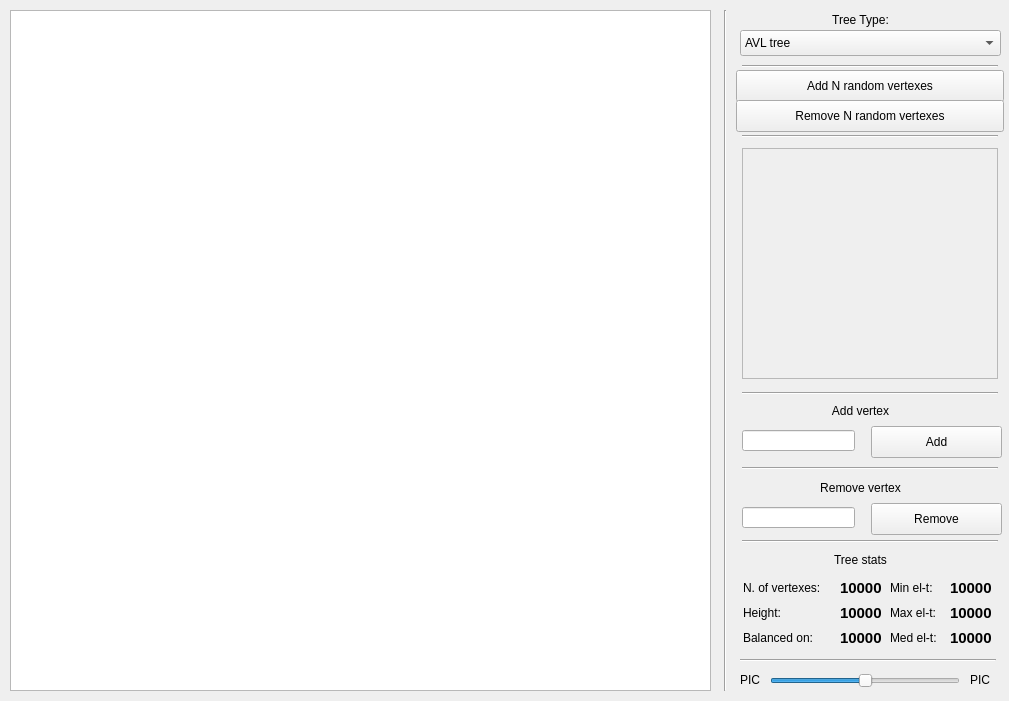
<?xml version="1.0" encoding="UTF-8"?>
<ui version="4.0">
 <class>MainWindow</class>
 <widget class="QMainWindow" name="MainWindow">
  <property name="geometry">
   <rect>
    <x>0</x>
    <y>0</y>
    <width>1009</width>
    <height>701</height>
   </rect>
  </property>
  <property name="minimumSize">
   <size>
    <width>1009</width>
    <height>701</height>
   </size>
  </property>
  <property name="maximumSize">
   <size>
    <width>1009</width>
    <height>701</height>
   </size>
  </property>
  <property name="windowTitle">
   <string>Trees vizualizator</string>
  </property>
  <widget class="QWidget" name="centralwidget">
   <widget class="QGraphicsView" name="visualizator">
    <property name="geometry">
     <rect>
      <x>10</x>
      <y>10</y>
      <width>701</width>
      <height>681</height>
     </rect>
    </property>
   </widget>
   <widget class="Line" name="horline">
    <property name="geometry">
     <rect>
      <x>717</x>
      <y>10</y>
      <width>16</width>
      <height>681</height>
     </rect>
    </property>
    <property name="orientation">
     <enum>Qt::Vertical</enum>
    </property>
   </widget>
   <widget class="QComboBox" name="comboBox">
    <property name="geometry">
     <rect>
      <x>740</x>
      <y>30</y>
      <width>261</width>
      <height>26</height>
     </rect>
    </property>
    <property name="currentIndex">
     <number>1</number>
    </property>
    <item>
     <property name="text">
      <string>Binary search tree</string>
     </property>
    </item>
    <item>
     <property name="text">
      <string>AVL tree</string>
     </property>
    </item>
    <item>
     <property name="text">
      <string>Red-black tree</string>
     </property>
    </item>
    <item>
     <property name="text">
      <string>2-3 tree</string>
     </property>
    </item>
    <item>
     <property name="text">
      <string>Random binary search tree</string>
     </property>
    </item>
    <item>
     <property name="text">
      <string>Min-heap</string>
     </property>
    </item>
   </widget>
   <widget class="QLabel" name="treetype_lbl">
    <property name="geometry">
     <rect>
      <x>740</x>
      <y>10</y>
      <width>241</width>
      <height>20</height>
     </rect>
    </property>
    <property name="text">
     <string>Tree Type:</string>
    </property>
    <property name="alignment">
     <set>Qt::AlignCenter</set>
    </property>
   </widget>
   <widget class="QSlider" name="scale_slider">
    <property name="geometry">
     <rect>
      <x>770</x>
      <y>673</y>
      <width>190</width>
      <height>16</height>
     </rect>
    </property>
    <property name="maximum">
     <number>100</number>
    </property>
    <property name="value">
     <number>50</number>
    </property>
    <property name="orientation">
     <enum>Qt::Horizontal</enum>
    </property>
   </widget>
   <widget class="QLabel" name="scaleminus_pic_lbl">
    <property name="geometry">
     <rect>
      <x>740</x>
      <y>664</y>
      <width>31</width>
      <height>31</height>
     </rect>
    </property>
    <property name="text">
     <string>PIC</string>
    </property>
   </widget>
   <widget class="QLabel" name="scaleplus_pic_lbl">
    <property name="geometry">
     <rect>
      <x>970</x>
      <y>664</y>
      <width>31</width>
      <height>31</height>
     </rect>
    </property>
    <property name="text">
     <string>PIC</string>
    </property>
   </widget>
   <widget class="QPushButton" name="addnrndbut">
    <property name="geometry">
     <rect>
      <x>736</x>
      <y>70</y>
      <width>268</width>
      <height>32</height>
     </rect>
    </property>
    <property name="text">
     <string>Add N random vertexes</string>
    </property>
   </widget>
   <widget class="QPushButton" name="delnrndbut">
    <property name="geometry">
     <rect>
      <x>736</x>
      <y>100</y>
      <width>268</width>
      <height>32</height>
     </rect>
    </property>
    <property name="text">
     <string>Remove N random vertexes</string>
    </property>
   </widget>
   <widget class="Line" name="line1">
    <property name="geometry">
     <rect>
      <x>742</x>
      <y>56</y>
      <width>256</width>
      <height>20</height>
     </rect>
    </property>
    <property name="orientation">
     <enum>Qt::Horizontal</enum>
    </property>
   </widget>
   <widget class="Line" name="line2">
    <property name="geometry">
     <rect>
      <x>742</x>
      <y>126</y>
      <width>256</width>
      <height>20</height>
     </rect>
    </property>
    <property name="orientation">
     <enum>Qt::Horizontal</enum>
    </property>
   </widget>
   <widget class="QScrollArea" name="vertlist">
    <property name="geometry">
     <rect>
      <x>742</x>
      <y>148</y>
      <width>256</width>
      <height>231</height>
     </rect>
    </property>
    <property name="widgetResizable">
     <bool>true</bool>
    </property>
    <widget class="QWidget" name="scrollAreaWidgetContents">
     <property name="geometry">
      <rect>
       <x>0</x>
       <y>0</y>
       <width>254</width>
       <height>229</height>
      </rect>
     </property>
    </widget>
   </widget>
   <widget class="Line" name="line3">
    <property name="geometry">
     <rect>
      <x>742</x>
      <y>383</y>
      <width>256</width>
      <height>20</height>
     </rect>
    </property>
    <property name="orientation">
     <enum>Qt::Horizontal</enum>
    </property>
   </widget>
   <widget class="QLabel" name="addvtx_text_lbl">
    <property name="geometry">
     <rect>
      <x>740</x>
      <y>401</y>
      <width>241</width>
      <height>20</height>
     </rect>
    </property>
    <property name="text">
     <string>Add vertex</string>
    </property>
    <property name="alignment">
     <set>Qt::AlignCenter</set>
    </property>
   </widget>
   <widget class="QLineEdit" name="addvtxfield">
    <property name="geometry">
     <rect>
      <x>742</x>
      <y>430</y>
      <width>113</width>
      <height>21</height>
     </rect>
    </property>
   </widget>
   <widget class="QPushButton" name="addvtxbut">
    <property name="geometry">
     <rect>
      <x>871</x>
      <y>426</y>
      <width>131</width>
      <height>32</height>
     </rect>
    </property>
    <property name="text">
     <string>Add</string>
    </property>
   </widget>
   <widget class="QPushButton" name="remvtxbut">
    <property name="geometry">
     <rect>
      <x>871</x>
      <y>503</y>
      <width>131</width>
      <height>32</height>
     </rect>
    </property>
    <property name="text">
     <string>Remove</string>
    </property>
   </widget>
   <widget class="QLineEdit" name="remvtxfield">
    <property name="geometry">
     <rect>
      <x>742</x>
      <y>507</y>
      <width>113</width>
      <height>21</height>
     </rect>
    </property>
   </widget>
   <widget class="QLabel" name="remvtx_text_lbl">
    <property name="geometry">
     <rect>
      <x>740</x>
      <y>478</y>
      <width>241</width>
      <height>20</height>
     </rect>
    </property>
    <property name="text">
     <string>Remove vertex</string>
    </property>
    <property name="alignment">
     <set>Qt::AlignCenter</set>
    </property>
   </widget>
   <widget class="Line" name="line4">
    <property name="geometry">
     <rect>
      <x>742</x>
      <y>458</y>
      <width>256</width>
      <height>20</height>
     </rect>
    </property>
    <property name="orientation">
     <enum>Qt::Horizontal</enum>
    </property>
   </widget>
   <widget class="Line" name="line5">
    <property name="geometry">
     <rect>
      <x>742</x>
      <y>531</y>
      <width>256</width>
      <height>20</height>
     </rect>
    </property>
    <property name="orientation">
     <enum>Qt::Horizontal</enum>
    </property>
   </widget>
   <widget class="QLabel" name="stats_lbl">
    <property name="geometry">
     <rect>
      <x>740</x>
      <y>550</y>
      <width>241</width>
      <height>20</height>
     </rect>
    </property>
    <property name="text">
     <string>Tree stats</string>
    </property>
    <property name="alignment">
     <set>Qt::AlignCenter</set>
    </property>
   </widget>
   <widget class="QLabel" name="nofv_lbl">
    <property name="geometry">
     <rect>
      <x>743</x>
      <y>580</y>
      <width>91</width>
      <height>16</height>
     </rect>
    </property>
    <property name="text">
     <string>N. of vertexes:</string>
    </property>
   </widget>
   <widget class="QLabel" name="height_lbl">
    <property name="geometry">
     <rect>
      <x>743</x>
      <y>605</y>
      <width>51</width>
      <height>16</height>
     </rect>
    </property>
    <property name="text">
     <string>Height:</string>
    </property>
   </widget>
   <widget class="QLabel" name="blncon_lbl">
    <property name="geometry">
     <rect>
      <x>743</x>
      <y>630</y>
      <width>81</width>
      <height>16</height>
     </rect>
    </property>
    <property name="text">
     <string>Balanced on:</string>
    </property>
   </widget>
   <widget class="Line" name="line6">
    <property name="geometry">
     <rect>
      <x>740</x>
      <y>650</y>
      <width>256</width>
      <height>20</height>
     </rect>
    </property>
    <property name="orientation">
     <enum>Qt::Horizontal</enum>
    </property>
   </widget>
   <widget class="QLabel" name="minel_lbl">
    <property name="geometry">
     <rect>
      <x>890</x>
      <y>580</y>
      <width>58</width>
      <height>16</height>
     </rect>
    </property>
    <property name="text">
     <string>Min el-t:</string>
    </property>
   </widget>
   <widget class="QLabel" name="maxel_lbl">
    <property name="geometry">
     <rect>
      <x>890</x>
      <y>605</y>
      <width>58</width>
      <height>16</height>
     </rect>
    </property>
    <property name="text">
     <string>Max el-t:</string>
    </property>
   </widget>
   <widget class="QLabel" name="medellbl">
    <property name="geometry">
     <rect>
      <x>890</x>
      <y>630</y>
      <width>58</width>
      <height>16</height>
     </rect>
    </property>
    <property name="text">
     <string>Med el-t:</string>
    </property>
   </widget>
   <widget class="QLabel" name="nofvtx_val">
    <property name="geometry">
     <rect>
      <x>840</x>
      <y>580</y>
      <width>41</width>
      <height>16</height>
     </rect>
    </property>
    <property name="font">
     <font>
      <pointsize>11</pointsize>
      <weight>75</weight>
      <bold>true</bold>
     </font>
    </property>
    <property name="text">
     <string>10000</string>
    </property>
   </widget>
   <widget class="QLabel" name="height_val">
    <property name="geometry">
     <rect>
      <x>840</x>
      <y>605</y>
      <width>41</width>
      <height>16</height>
     </rect>
    </property>
    <property name="font">
     <font>
      <pointsize>11</pointsize>
      <weight>75</weight>
      <bold>true</bold>
     </font>
    </property>
    <property name="text">
     <string>10000</string>
    </property>
   </widget>
   <widget class="QLabel" name="balancedon_val">
    <property name="geometry">
     <rect>
      <x>840</x>
      <y>630</y>
      <width>41</width>
      <height>16</height>
     </rect>
    </property>
    <property name="font">
     <font>
      <pointsize>11</pointsize>
      <weight>75</weight>
      <bold>true</bold>
      <underline>false</underline>
     </font>
    </property>
    <property name="text">
     <string>10000</string>
    </property>
   </widget>
   <widget class="QLabel" name="minel_val">
    <property name="geometry">
     <rect>
      <x>950</x>
      <y>580</y>
      <width>41</width>
      <height>16</height>
     </rect>
    </property>
    <property name="font">
     <font>
      <pointsize>11</pointsize>
      <weight>75</weight>
      <bold>true</bold>
     </font>
    </property>
    <property name="text">
     <string>10000</string>
    </property>
   </widget>
   <widget class="QLabel" name="macel_val">
    <property name="geometry">
     <rect>
      <x>950</x>
      <y>605</y>
      <width>41</width>
      <height>16</height>
     </rect>
    </property>
    <property name="font">
     <font>
      <pointsize>11</pointsize>
      <weight>75</weight>
      <bold>true</bold>
     </font>
    </property>
    <property name="text">
     <string>10000</string>
    </property>
   </widget>
   <widget class="QLabel" name="medel_val">
    <property name="geometry">
     <rect>
      <x>950</x>
      <y>630</y>
      <width>41</width>
      <height>16</height>
     </rect>
    </property>
    <property name="font">
     <font>
      <pointsize>11</pointsize>
      <weight>75</weight>
      <bold>true</bold>
     </font>
    </property>
    <property name="text">
     <string>10000</string>
    </property>
   </widget>
  </widget>
 </widget>
 <resources/>
 <connections/>
</ui>
